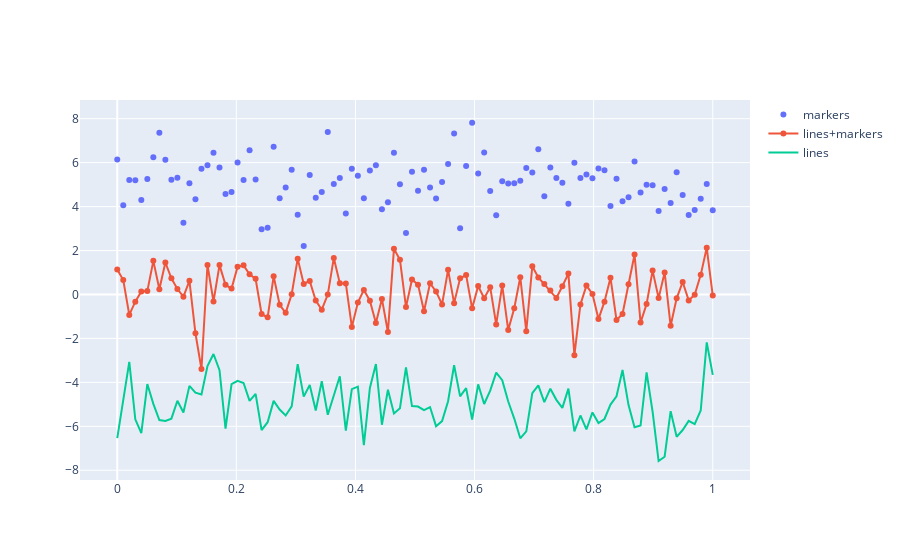

Notebook code cell kept with this figure:
### Code cell
fig = go.Figure()

fig.add_traces(go.Scatter(x=x, y=random_y0, mode="markers", name="markers"))

fig.add_traces(go.Scatter(x=x, y=random_y1, mode="lines+markers", name="lines+markers"))

fig.add_traces(go.Scatter(x=x, y=random_y2, mode="lines", name="lines"))
